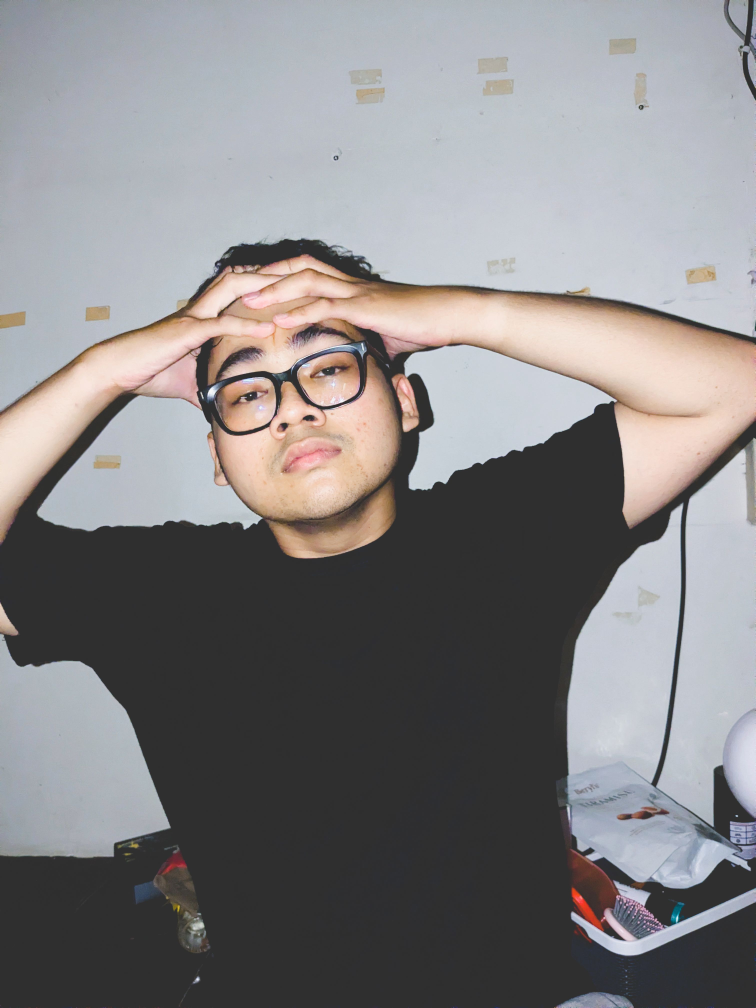
#> input picture input.jpg, 3023 x 4032 px (shown at 1/4 size)
$ python poc.py
#> lines starting #> are read from the running program, lines starting #| are printed output that depends on the picture; after the words box and inside, x2 and y2 are one past the last pixel; in counts of white or black regions, pixels touching at a corner belong together
import numpy as np
from PIL import Image, ImageEnhance

# Preset Thermal Color Palettes (Paper RGB, Ink RGB)
PALETTES = {
    "classic_cream": ([242, 239, 233], [32, 32, 30]),    # Standard thermal paper
    "aged_yellow":   ([235, 222, 190], [50, 42, 35]),    # Old, UV-faded receipt
    "blue_thermal":  ([240, 244, 248], [25, 40, 90]),    # Distinct blue-ink paper
    "stark_bw":      ([255, 255, 255], [0, 0, 0]),       # Pure high-contrast 1-bit
}

def get_bayer_matrix(size):
    if size == 2:
        return np.array([[0, 2], [3, 1]]) / 4.0
    smaller = get_bayer_matrix(size // 2) * (size ** 2)
    return np.block([
        [smaller + 0, smaller + 2],
        [smaller + 3, smaller + 1]
    ]) / (size ** 2)

def generate_thermal_receipt(
    input_path,
    output_path,
    print_width=400,          # Thermal paper pixel width (300-600 looks authentic)
    contrast=1.7,             # 1.0 to 2.5 (Higher pushes light grays out)
    brightness=1.0,           # Adjust before dithering
    dither_type="bayer8",     # Options: 'bayer4', 'bayer8', 'floyd_steinberg'
    palette="classic_cream",  # Key from PALETTES dictionary
    dead_pin_density=0.01,    # Percentage of dead printhead lines (0.0 to 0.05)
    serrated_edges=True       # Tear paper edge at top and bottom
):
    # 1. Load and Scale Resolution (Low DPI is key for authentic dot scale)
#> called with input_path = 'input.jpg', output_path = 'receipt_custom.png', print_width = 450, contrast = 1.8, brightness = 1, dither_type = 'bayer8', palette = 'classic_cream', dead_pin_density = 0.015
    img = Image.open(input_path).convert('L')
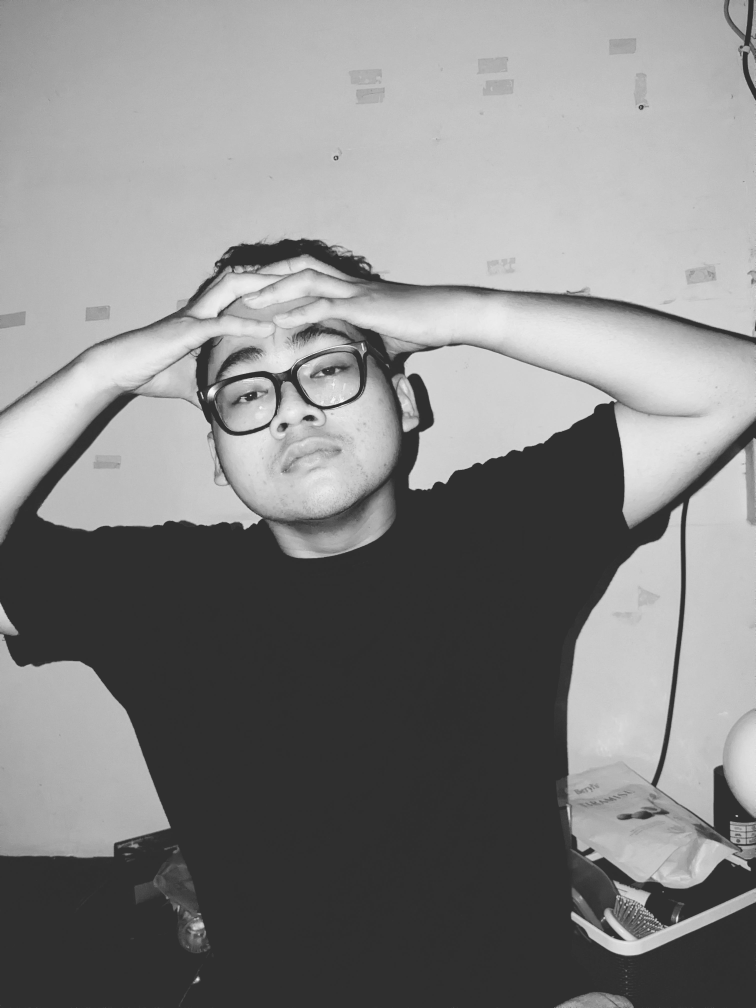
#> img: PIL image 3023x4032 L (shown at 1/4 size); min 27, max 255, mean 131.4
    aspect_ratio = img.height / img.width
#> aspect_ratio = 1.33
    print_height = int(print_width * aspect_ratio)
#> print_height = 600
    img = img.resize((print_width, print_height), Image.Resampling.LANCZOS)
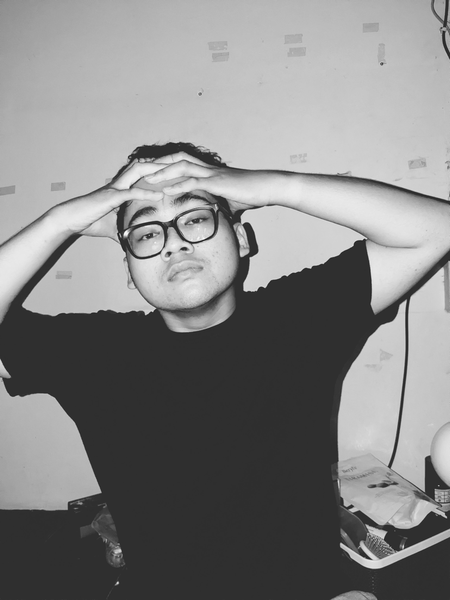
#> img: PIL image 450x600 L; min 27, max 255, mean 131.4

    # 2. Adjust Contrast & Brightness
    img = ImageEnhance.Brightness(img).enhance(brightness)
    img = ImageEnhance.Contrast(img).enhance(contrast)
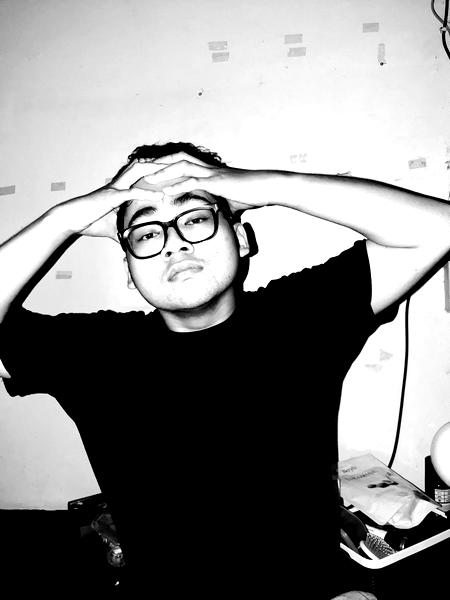
#> img: PIL image 450x600 L; min 0, max 255, mean 136.3

    # 3. Apply Dithering
    if dither_type == "floyd_steinberg":
        # Floyd-Steinberg Error Diffusion
        binary_img = img.convert('1', dither=Image.DITHER.FLOYDSTEINBERG)
        binary_mask = np.array(binary_img, dtype=bool)
    else:
        # Bayer Ordered Dithering Matrix (4x4 or 8x8)
        bayer_size = 4 if dither_type == "bayer4" else 8
        bayer = get_bayer_matrix(bayer_size)

        tiles_y = int(np.ceil(print_height / bayer_size))
#> tiles_y = 75
        tiles_x = int(np.ceil(print_width / bayer_size))
        bayer_grid = np.tile(bayer, (tiles_y, tiles_x))[:print_height, :print_width]

        img_arr = np.array(img) / 255.0
        binary_mask = img_arr > bayer_grid
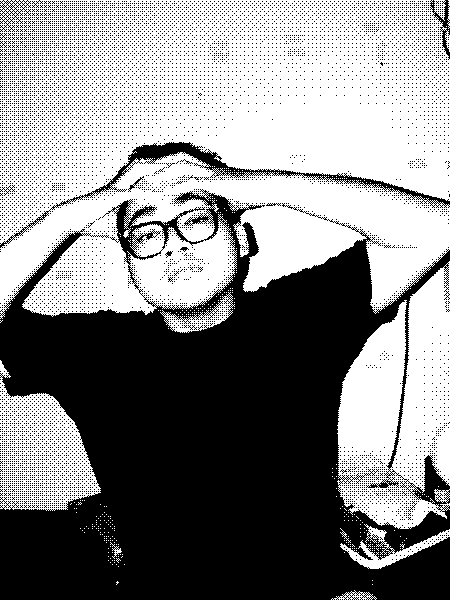
#> binary_mask: shape (600, 450) bool; 53.7% white; 9677 black regions (9664 under 20 px), largest, box (x1, y1, x2, y2) and area: (0, 189, 450, 600) 110800, (0, 142, 450, 248) 2996, (430, 0, 450, 60) 335

    # 4. Color Palette Mapping
    paper_color, ink_color = PALETTES.get(palette, PALETTES["classic_cream"])
    output_arr = np.zeros((print_height, print_width, 3), dtype=np.uint8)
    output_arr[binary_mask] = paper_color
    output_arr[~binary_mask] = ink_color

    # 5. Dead Thermal Pin Dropouts (Horizontal faded lines)
    if dead_pin_density > 0:
        num_dropouts = int(print_height * dead_pin_density)
#> num_dropouts = 9
        if num_dropouts > 0:
            dropout_rows = np.random.choice(print_height, size=num_dropouts, replace=False)
            output_arr[dropout_rows, :] = paper_color

    # 6. Serrated Top & Bottom Paper Tear
    if serrated_edges:
        x = np.arange(print_width)
        tooth_size = 12  # Frequency of teeth
        tooth_depth = 6  # Height of teeth in pixels

        # Sine wave tooth pattern
        teeth = (np.abs(np.sin(x / tooth_size * np.pi)) * tooth_depth).astype(int)

        # Mask out top and bottom transparent/dark background
        bg_color = np.array([20, 20, 20], dtype=np.uint8)  # Background canvas
        for col in range(print_width):
            output_arr[:teeth[col], col] = bg_color
            output_arr[print_height - tooth_depth + teeth[col]:, col] = bg_color

    Image.fromarray(output_arr).save(output_path)
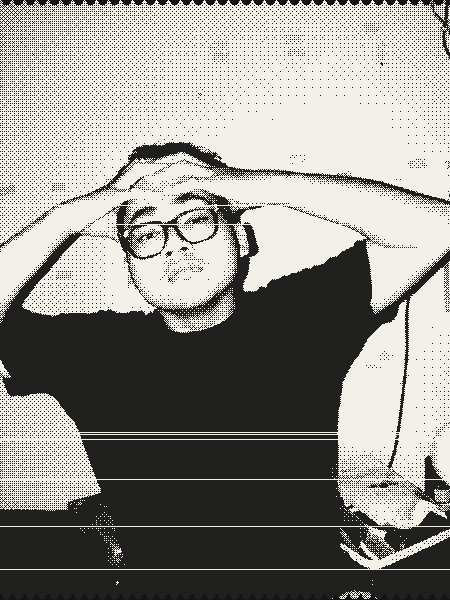
#> saved as receipt_custom.png: PIL image 450x600 RGB; mean R, G, B 145.4, 143.8, 139.6

# Example Usage:
generate_thermal_receipt(
    input_path="input.jpg",
    output_path="receipt_custom.png",
    print_width=450,
    contrast=1.8,
    dither_type="bayer8",
    palette="classic_cream",
    dead_pin_density=0.015,
    serrated_edges=True
)
